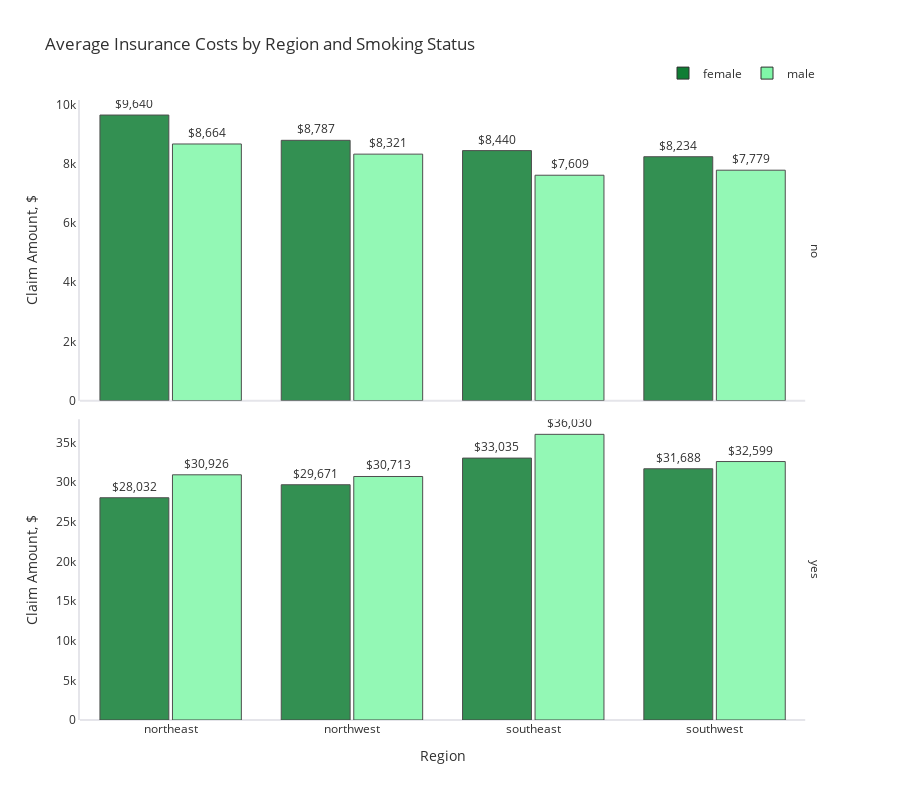

The code cell stored with this chart in its notebook:
### Code cell
# Group by region, sex, and smoker, then calculate mean charges
import plotly.io as pio
pio.renderers.default = "vscode"  # opens plot in browser
plot_df = df.groupby(['region', 'sex', 'smoker'])['charges'].mean()
plot_df = plot_df.rename('charges').reset_index()

# Create bar plot
fig = px.bar(
    plot_df,
    x='region',
    y='charges',
    color='sex',
    height=800,
    title="Average Insurance Costs by Region and Smoking Status",
    color_discrete_map={'female': '#107d34', 'male': '#80f7a8'},  # Updated colors
    facet_row='smoker',
    text='charges',
    opacity=0.85,
    barmode='group'
)

# Update traces
fig.update_traces(
    texttemplate='$%{text:,.0f}',
    textposition='outside',
    marker_line=dict(width=1, color='#303030')
)

# Update layout
fig.update_layout(
    yaxis2=dict(matches=None),
    font_color="#303030",
    paper_bgcolor="white",
    plot_bgcolor="white",
    bargroupgap=0.05,
    bargap=0.2,
    legend=dict(
        orientation="h",
        yanchor="bottom",
        y=1.02,
        xanchor="right",
        x=1,
        title=""
    )
)

# Update axes
fig.update_xaxes(
    title="Region",
    row=1
)
fig.update_yaxes(
    title="Claim Amount, $",
    gridcolor='#E3E3E3',
    zeroline=True,
    zerolinewidth=2,
    showgrid=False,
    zerolinecolor='#E5E5EA',
    showline=True,
    linecolor='#E5E5EA',
    linewidth=2
)

# Format facet annotations
fig.for_each_annotation(lambda a: a.update(text=a.text.split("=")[-1]))

# Show plot
fig.show()

### Figure 1 — Plotly figure (JSON) as saved in the notebook; plotly's stock layout.template omitted (floating-point values rounded to 4 significant figures)
{"data": [{"alignmentgroup": "True", "hovertemplate": "sex=female<br>smoker=no<br>region=%{x}<br>charges=%{text}<extra></extra>", "legendgroup": "female", "marker": {"color": "#107d34", "line": {"color": "#303030", "width": 1}, "opacity": 0.85, "pattern": {"shape": ""}}, "name": "female", "offsetgroup": "female", "orientation": "v", "showlegend": true, "text": [9640.0, 8787.0, 8440.0, 8234.0], "textposition": "outside", "texttemplate": "$%{text:,.0f}", "type": "bar", "x": ["northeast", "northwest", "southeast", "southwest"], "xaxis": "x2", "y": [9640.0, 8787.0, 8440.0, 8234.0], "yaxis": "y2"}, {"alignmentgroup": "True", "hovertemplate": "sex=female<br>smoker=yes<br>region=%{x}<br>charges=%{text}<extra></extra>", "legendgroup": "female", "marker": {"color": "#107d34", "line": {"color": "#303030", "width": 1}, "opacity": 0.85, "pattern": {"shape": ""}}, "name": "female", "offsetgroup": "female", "orientation": "v", "showlegend": false, "text": [28030.0, 29670.0, 33030.0, 31690.0], "textposition": "outside", "texttemplate": "$%{text:,.0f}", "type": "bar", "x": ["northeast", "northwest", "southeast", "southwest"], "xaxis": "x", "y": [28030.0, 29670.0, 33030.0, 31690.0], "yaxis": "y"}, {"alignmentgroup": "True", "hovertemplate": "sex=male<br>smoker=no<br>region=%{x}<br>charges=%{text}<extra></extra>", "legendgroup": "male", "marker": {"color": "#80f7a8", "line": {"color": "#303030", "width": 1}, "opacity": 0.85, "pattern": {"shape": ""}}, "name": "male", "offsetgroup": "male", "orientation": "v", "showlegend": true, "text": [8664.0, 8321.0, 7609.0, 7779.0], "textposition": "outside", "texttemplate": "$%{text:,.0f}", "type": "bar", "x": ["northeast", "northwest", "southeast", "southwest"], "xaxis": "x2", "y": [8664.0, 8321.0, 7609.0, 7779.0], "yaxis": "y2"}, {"alignmentgroup": "True", "hovertemplate": "sex=male<br>smoker=yes<br>region=%{x}<br>charges=%{text}<extra></extra>", "legendgroup": "male", "marker": {"color": "#80f7a8", "line": {"color": "#303030", "width": 1}, "opacity": 0.85, "pattern": {"shape": ""}}, "name": "male", "offsetgroup": "male", "orientation": "v", "showlegend": false, "text": [30930.0, 30710.0, 36030.0, 32600.0], "textposition": "outside", "texttemplate": "$%{text:,.0f}", "type": "bar", "x": ["northeast", "northwest", "southeast", "southwest"], "xaxis": "x", "y": [30930.0, 30710.0, 36030.0, 32600.0], "yaxis": "y"}], "layout": {"annotations": [{"font": {}, "showarrow": false, "text": "yes", "textangle": 90, "x": 0.98, "xanchor": "left", "xref": "paper", "y": 0.2425, "yanchor": "middle", "yref": "paper"}, {"font": {}, "showarrow": false, "text": "no", "textangle": 90, "x": 0.98, "xanchor": "left", "xref": "paper", "y": 0.7575, "yanchor": "middle", "yref": "paper"}], "bargap": 0.2, "bargroupgap": 0.05, "barmode": "group", "font": {"color": "#303030"}, "height": 800, "legend": {"orientation": "h", "title": {"text": ""}, "tracegroupgap": 0, "x": 1, "xanchor": "right", "y": 1.02, "yanchor": "bottom"}, "paper_bgcolor": "white", "plot_bgcolor": "white", "title": {"text": "Average Insurance Costs by Region and Smoking Status"}, "xaxis": {"anchor": "y", "domain": [0, 0.98], "title": {"text": "Region"}}, "xaxis2": {"anchor": "y2", "domain": [0, 0.98], "matches": "x", "showticklabels": false}, "yaxis": {"anchor": "x", "domain": [0, 0.485], "gridcolor": "#E3E3E3", "linecolor": "#E5E5EA", "linewidth": 2, "showgrid": false, "showline": true, "title": {"text": "Claim Amount, $"}, "zeroline": true, "zerolinecolor": "#E5E5EA", "zerolinewidth": 2}, "yaxis2": {"anchor": "x2", "domain": [0.515, 1], "gridcolor": "#E3E3E3", "linecolor": "#E5E5EA", "linewidth": 2, "showgrid": false, "showline": true, "title": {"text": "Claim Amount, $"}, "zeroline": true, "zerolinecolor": "#E5E5EA", "zerolinewidth": 2}}}
